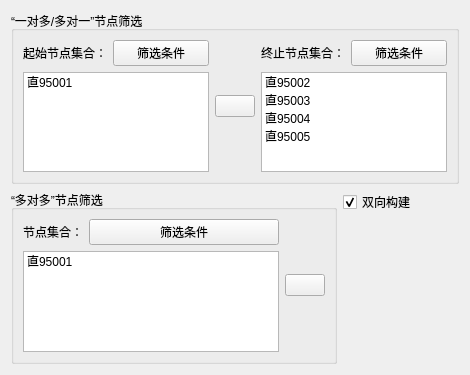
<?xml version="1.0" encoding="UTF-8"?>
<ui version="4.0">
 <class>SelectRuleWizardPage</class>
 <widget class="QWizardPage" name="SelectRuleWizardPage">
  <property name="geometry">
   <rect>
    <x>0</x>
    <y>0</y>
    <width>470</width>
    <height>375</height>
   </rect>
  </property>
  <property name="windowTitle">
   <string>WizardPage</string>
  </property>
  <property name="title">
   <string>第二步：节点筛选</string>
  </property>
  <property name="subTitle">
   <string>如果是”一对多/多对一“构建，您需要分别设置起始节点集合和终止节点集合；如果是”多对多“构建，则不再区分起始节点集合和终止节点集合。</string>
  </property>
  <layout class="QGridLayout" name="gridLayout_6">
   <item row="0" column="0">
    <layout class="QVBoxLayout" name="verticalLayout_4">
     <item>
      <widget class="QGroupBox" name="groupBox_one2many">
       <property name="title">
        <string>“一对多/多对一”节点筛选</string>
       </property>
       <layout class="QGridLayout" name="gridLayout_3">
        <item row="0" column="0">
         <layout class="QHBoxLayout" name="horizontalLayout">
          <item>
           <layout class="QGridLayout" name="gridLayout">
            <item row="0" column="0">
             <widget class="QLabel" name="label">
              <property name="text">
               <string>起始节点集合：</string>
              </property>
             </widget>
            </item>
            <item row="0" column="1">
             <widget class="QPushButton" name="pushButton_sourceRule">
              <property name="sizePolicy">
               <sizepolicy hsizetype="Expanding" vsizetype="Fixed">
                <horstretch>0</horstretch>
                <verstretch>0</verstretch>
               </sizepolicy>
              </property>
              <property name="text">
               <string>筛选条件</string>
              </property>
              <property name="icon">
               <iconset resource="../ModelingTool.qrc">
                <normaloff>:/ModelingTool/Images/rule.png</normaloff>:/ModelingTool/Images/rule.png</iconset>
              </property>
             </widget>
            </item>
            <item row="1" column="0" colspan="2">
             <widget class="QListWidget" name="listWidget_source">
              <item>
               <property name="text">
                <string>直95001</string>
               </property>
               <property name="icon">
                <iconset resource="../ModelingTool.qrc">
                 <normaloff>:/ModelingTool/Images/object.png</normaloff>:/ModelingTool/Images/object.png</iconset>
               </property>
              </item>
             </widget>
            </item>
           </layout>
          </item>
          <item>
           <layout class="QVBoxLayout" name="verticalLayout">
            <item>
             <spacer name="verticalSpacer_2">
              <property name="orientation">
               <enum>Qt::Vertical</enum>
              </property>
              <property name="sizeHint" stdset="0">
               <size>
                <width>20</width>
                <height>40</height>
               </size>
              </property>
             </spacer>
            </item>
            <item>
             <widget class="QPushButton" name="pushButton_one2manyRemove">
              <property name="text">
               <string/>
              </property>
              <property name="icon">
               <iconset resource="../ModelingTool.qrc">
                <normaloff>:/ModelingTool/Images/remove_circle.png</normaloff>:/ModelingTool/Images/remove_circle.png</iconset>
              </property>
             </widget>
            </item>
            <item>
             <spacer name="verticalSpacer">
              <property name="orientation">
               <enum>Qt::Vertical</enum>
              </property>
              <property name="sizeHint" stdset="0">
               <size>
                <width>20</width>
                <height>40</height>
               </size>
              </property>
             </spacer>
            </item>
           </layout>
          </item>
          <item>
           <layout class="QGridLayout" name="gridLayout_2">
            <item row="0" column="0">
             <widget class="QLabel" name="label_2">
              <property name="text">
               <string>终止节点集合：</string>
              </property>
             </widget>
            </item>
            <item row="0" column="1">
             <widget class="QPushButton" name="pushButton_destinRule">
              <property name="sizePolicy">
               <sizepolicy hsizetype="Expanding" vsizetype="Fixed">
                <horstretch>0</horstretch>
                <verstretch>0</verstretch>
               </sizepolicy>
              </property>
              <property name="text">
               <string>筛选条件</string>
              </property>
              <property name="icon">
               <iconset resource="../ModelingTool.qrc">
                <normaloff>:/ModelingTool/Images/rule.png</normaloff>:/ModelingTool/Images/rule.png</iconset>
              </property>
             </widget>
            </item>
            <item row="1" column="0" colspan="2">
             <widget class="QListWidget" name="listWidget_destin">
              <item>
               <property name="text">
                <string>直95002</string>
               </property>
               <property name="icon">
                <iconset resource="../ModelingTool.qrc">
                 <normaloff>:/ModelingTool/Images/object.png</normaloff>:/ModelingTool/Images/object.png</iconset>
               </property>
              </item>
              <item>
               <property name="text">
                <string>直95003</string>
               </property>
               <property name="icon">
                <iconset resource="../ModelingTool.qrc">
                 <normaloff>:/ModelingTool/Images/object.png</normaloff>:/ModelingTool/Images/object.png</iconset>
               </property>
              </item>
              <item>
               <property name="text">
                <string>直95004</string>
               </property>
               <property name="icon">
                <iconset resource="../ModelingTool.qrc">
                 <normaloff>:/ModelingTool/Images/object.png</normaloff>:/ModelingTool/Images/object.png</iconset>
               </property>
              </item>
              <item>
               <property name="text">
                <string>直95005</string>
               </property>
               <property name="icon">
                <iconset resource="../ModelingTool.qrc">
                 <normaloff>:/ModelingTool/Images/object.png</normaloff>:/ModelingTool/Images/object.png</iconset>
               </property>
              </item>
             </widget>
            </item>
           </layout>
          </item>
         </layout>
        </item>
       </layout>
      </widget>
     </item>
     <item>
      <layout class="QHBoxLayout" name="horizontalLayout_4">
       <property name="sizeConstraint">
        <enum>QLayout::SetMinimumSize</enum>
       </property>
       <item>
        <widget class="QGroupBox" name="groupBox_many2many">
         <property name="title">
          <string>“多对多”节点筛选</string>
         </property>
         <layout class="QGridLayout" name="gridLayout_5">
          <property name="sizeConstraint">
           <enum>QLayout::SetMinimumSize</enum>
          </property>
          <item row="0" column="0">
           <layout class="QHBoxLayout" name="horizontalLayout_2">
            <item>
             <layout class="QGridLayout" name="gridLayout_4">
              <item row="0" column="0">
               <widget class="QLabel" name="label_3">
                <property name="text">
                 <string>节点集合：</string>
                </property>
               </widget>
              </item>
              <item row="0" column="1">
               <widget class="QPushButton" name="pushButton_rule">
                <property name="sizePolicy">
                 <sizepolicy hsizetype="Expanding" vsizetype="Fixed">
                  <horstretch>0</horstretch>
                  <verstretch>0</verstretch>
                 </sizepolicy>
                </property>
                <property name="text">
                 <string>筛选条件</string>
                </property>
                <property name="icon">
                 <iconset resource="../ModelingTool.qrc">
                  <normaloff>:/ModelingTool/Images/rule.png</normaloff>:/ModelingTool/Images/rule.png</iconset>
                </property>
               </widget>
              </item>
              <item row="1" column="0" colspan="2">
               <widget class="QListWidget" name="listWidget_nodes">
                <item>
                 <property name="text">
                  <string>直95001</string>
                 </property>
                 <property name="icon">
                  <iconset resource="../ModelingTool.qrc">
                   <normaloff>:/ModelingTool/Images/object.png</normaloff>:/ModelingTool/Images/object.png</iconset>
                 </property>
                </item>
               </widget>
              </item>
             </layout>
            </item>
            <item>
             <layout class="QVBoxLayout" name="verticalLayout_2">
              <item>
               <spacer name="verticalSpacer_3">
                <property name="orientation">
                 <enum>Qt::Vertical</enum>
                </property>
                <property name="sizeHint" stdset="0">
                 <size>
                  <width>17</width>
                  <height>61</height>
                 </size>
                </property>
               </spacer>
              </item>
              <item>
               <widget class="QPushButton" name="pushButton_many2manyRemove">
                <property name="text">
                 <string/>
                </property>
                <property name="icon">
                 <iconset resource="../ModelingTool.qrc">
                  <normaloff>:/ModelingTool/Images/remove_circle.png</normaloff>:/ModelingTool/Images/remove_circle.png</iconset>
                </property>
               </widget>
              </item>
              <item>
               <spacer name="verticalSpacer_4">
                <property name="orientation">
                 <enum>Qt::Vertical</enum>
                </property>
                <property name="sizeHint" stdset="0">
                 <size>
                  <width>17</width>
                  <height>61</height>
                 </size>
                </property>
               </spacer>
              </item>
             </layout>
            </item>
           </layout>
          </item>
         </layout>
        </widget>
       </item>
       <item>
        <layout class="QVBoxLayout" name="verticalLayout_3">
         <item>
          <layout class="QHBoxLayout" name="horizontalLayout_3">
           <item>
            <widget class="QCheckBox" name="checkBox">
             <property name="text">
              <string>双向构建</string>
             </property>
             <property name="checked">
              <bool>true</bool>
             </property>
            </widget>
           </item>
           <item>
            <spacer name="horizontalSpacer">
             <property name="orientation">
              <enum>Qt::Horizontal</enum>
             </property>
             <property name="sizeHint" stdset="0">
              <size>
               <width>40</width>
               <height>20</height>
              </size>
             </property>
            </spacer>
           </item>
          </layout>
         </item>
         <item>
          <spacer name="verticalSpacer_5">
           <property name="orientation">
            <enum>Qt::Vertical</enum>
           </property>
           <property name="sizeHint" stdset="0">
            <size>
             <width>20</width>
             <height>40</height>
            </size>
           </property>
          </spacer>
         </item>
        </layout>
       </item>
      </layout>
     </item>
    </layout>
   </item>
  </layout>
 </widget>
 <resources>
  <include location="../ModelingTool.qrc"/>
 </resources>
 <connections/>
</ui>
